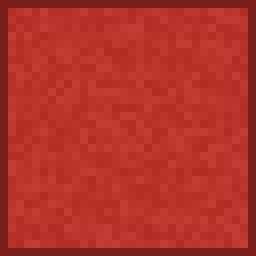
#> input picture tools/tex_src/bumper_face.png, 32 x 32 px (shown 8 times larger); its folder holds 4 pictures in this run
$ python gen_hd_upgrade.py
#> lines starting #> are read from the running program, lines starting #| are printed output that depends on the picture; pictures that were not available may be replaced by others from this repository, and a replacement may not be noted
### tools/gen_hd_textures.py
#!/usr/bin/env python3
"""HD (64x64) textures for the Pride Rail power grid machines.

The originals were 16x16 flat colour. Same layouts (the models' UVs don't change), but every
texture is now drawn at 4x: brushed / painted metal, bolts, panel seams, grime, glowing lamps,
lettering. Deterministic (seeded per texture) so rebuilds don't flicker in git.

    python3 tools/gen_hd_textures.py            # writes over textures/blocks/grid_*.png
"""
import math
import os
import random

import numpy as np
from PIL import Image, ImageDraw, ImageFilter, ImageFont

S = 64
OUT = os.path.join(os.path.dirname(__file__), "..", "src/main/resources/assets/irextras/textures/blocks")
FONT_PATHS = ["/usr/share/fonts/TTF/DejaVuSans-Bold.ttf", os.path.expanduser("~/.local/share/fonts/Roboto.ttf")]


# [5 lines left out: function font, not called in this run]


def rng(name):
    return np.random.default_rng(abs(hash(name)) % (2 ** 32))


def rgb(h):
    h = h.lstrip("#")
    return np.array([int(h[i:i + 2], 16) for i in (0, 2, 4)], dtype=np.float32)


def to_img(a):
    return Image.fromarray(np.clip(a, 0, 255).astype(np.uint8), "RGB")


def smooth_noise(r, scale, octaves=3):
    """value noise in [-1, 1], tiles nothing fancy, just soft blotches"""
    out = np.zeros((S, S), np.float32)
    amp, tot = 1.0, 0.0
    for o in range(octaves):
        n = max(2, int(scale * (2 ** o)))
        g = r.uniform(-1, 1, (n + 1, n + 1)).astype(np.float32)
        im = Image.fromarray(((g + 1) * 127.5).astype(np.uint8)).resize((S, S), Image.BICUBIC)
        out += amp * (np.asarray(im, np.float32) / 127.5 - 1)
        tot += amp
        amp *= 0.5
    return out / tot


# [25 lines left out: functions painted, brushed, not called in this run]


def bevel(a, x0, y0, x1, y1, light=1.18, dark=0.62, w=1):
    """raised panel edge: light top/left, dark bottom/right"""
    a[y0:y0 + w, x0:x1] *= light
    a[y0:y1, x0:x0 + w] *= light
    a[y1 - w:y1, x0:x1] *= dark
    a[y0:y1, x1 - w:x1] *= dark


def seam(a, x0, y0, x1, y1):
    """recessed panel line"""
    bevel(a, x0, y0, x1, y1, light=0.6, dark=1.15)


# [6 lines left out: function bolts, not called in this run]


def corner_bolts(img, m=4):
    bolts(img, [(m, m), (S - 1 - m, m), (m, S - 1 - m), (S - 1 - m, S - 1 - m)])


def text(img, xy, s, px, fill, anchor="mm"):
    d = ImageDraw.Draw(img)
    d.text(xy, s, font=font(px), fill=fill, anchor=anchor)


# [17 lines left out: function glow_disc, not called in this run]


def save(img, name):
    img.save(os.path.join(OUT, name + ".png"))


# ---------------------------------------------------------------------------------------------
# [224 lines left out: functions battery, blade, button, cabinet, cable, copper and 10 more, not called in this run]


# [8 lines that do not run on import are left out]

### tools/gen_hd_upgrade.py
#!/usr/bin/env python3
"""Upgrade every remaining small (16/32 px) IR Extras block texture to 64x64 with real detail.

The originals are kept in tools/tex_src/ (first run copies them there) and are the INPUT every time,
so this can be re-run safely after tweaking. Per texture:
  - pixel-art edges smoothed at 4x, colours kept
  - a material pass (grain, colour drift, grime low down) chosen by name
  - plates/cabinets/signs get a bevelled edge; tiling materials don't (it would show seams)
  - lamps become domed glowing lenses, screens get scanlines + glow, glass gets reflections,
    road signs get retro-reflective sheeting
Alpha is preserved (contact wire, crossbuck cut-outs, glass).
"""
import os
import shutil
import sys

import numpy as np
from PIL import Image, ImageDraw, ImageFilter

sys.path.insert(0, os.path.dirname(__file__))
from gen_hd_textures import S, rng, smooth_noise, glow_disc, bevel  # noqa: E402

HERE = os.path.dirname(os.path.abspath(__file__))
TEX = os.path.join(HERE, "..", "src/main/resources/assets/irextras/textures/blocks")
SRC = os.path.join(HERE, "tex_src")

# tile seamlessly across big surfaces: no bevel, no top/bottom grime gradient
TILING = {"concrete", "galvanized", "stainless", "steel", "post_metal", "post_wood", "drumwood", "ohle", "ohle_concrete",
          "ohle_dark", "ohle_galv", "ohle_wire", "contactwire", "pit", "silo", "psd_alu", "psd_rubber", "scale_deck",
          "checker", "hazard", "psd_hazard", "redband", "insulated_joint", "bumper_steel", "blackboard"}
SIGNS = {"crossbuck", "sign_crossbuck", "milepost", "sign_mile", "sign_speed", "sign_speed_plate", "speed_sign",
         "sign_white", "sign_w", "whistle_post", "limitdisc", "idplate", "switch_target", "derail"}
SCREENS = {"sdc_screen", "aei_panel"}
LAMPS = {"psd_lamp_green": (60, 235, 110), "psd_lamp_red": (240, 50, 45), "psd_lamp_off": None}
WOOD = {"post_wood", "drumwood"}
CONCRETE = {"concrete", "ohle_concrete", "pit", "silo"}
METAL = {"galvanized", "stainless", "steel", "post_metal", "ohle", "ohle_galv", "ohle_dark", "psd_alu", "bumper_steel",
         "scale_deck", "ohle_plate", "cabinet", "cabinetdark", "relay_case", "scale_case", "switch_stand", "track_circuit",
         "speaker", "bumper", "bumper_face", "psd_header"}


def smooth_up(img):
    """pixel art -> 64 px with rounded stair-steps but crisp colour areas"""
    rgb = img.convert("RGBA")
#> rgb is the input picture: PIL image 32x32 RGBA; mean R, G, B, A 177.4, 50.5, 41, 255
    up = rgb.resize((S, S), Image.NEAREST)
    a = up.split()[3]
#> a: PIL image 64x64 L; every value is 255
    col = up.convert("RGB").filter(ImageFilter.GaussianBlur(0.9)).filter(ImageFilter.UnsharpMask(1.2, 160, 1))
    a = a.filter(ImageFilter.GaussianBlur(0.7)).point(lambda v: 255 if v > 110 else 0)
    return col, a


def material(arr, name):
    r = rng("hd-" + name)
    n = smooth_noise(r, 3)
#> the loop in smooth_noise, `for o in range(octaves):` made 3 passes
#> pass 1, in smooth_noise, `im = Image.fromarray(((g + 1) * 127.5).astype(np.uint8)).resize((S, S)..`:
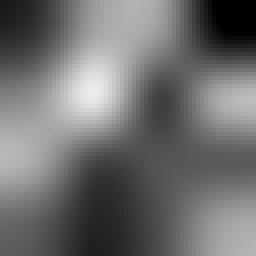
#> im: PIL image 64x64 L (shown 4 times larger); min 0, max 236, mean 110.7
#> after the loop in smooth_noise, `for o in range(octaves):`:
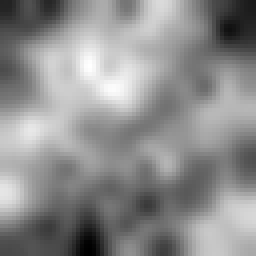
#> out: shape (64, 64) float32 (shown 4 times larger); min -1.4, max 0.932, mean -0.102; drawn with min black and max white
#> after the loop in smooth_noise, `for o in range(octaves):`: amp = 0.125; tot = 1.75
    grain = r.standard_normal((S, S)).astype(np.float32)
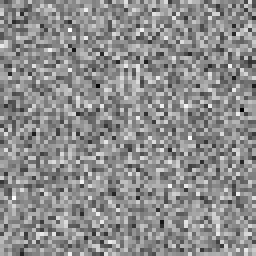
#> grain: shape (64, 64) float32 (shown 4 times larger); min -3.75, max 3.05, mean 0.0212; drawn with min black and max white
    if name in CONCRETE:
        arr *= (1 + 0.07 * n + 0.06 * grain)[..., None]
        pits = r.random((S, S)) < 0.025
        arr[pits] *= 0.72
    elif name in WOOD:
        rows = np.sin(np.linspace(0, 22, S)[:, None] + 2.5 * smooth_noise(r, 2)) * 0.07
        arr *= (1 + rows + 0.03 * grain)[..., None]
    elif name in METAL:
        streak = np.convolve(r.standard_normal(S), np.ones(4) / 4, mode="same").astype(np.float32)
#> streak = 64 values, max 0.773 at index 11, min -1.22 at index 52, mean 0.0533
        arr *= (1 + 0.035 * streak[None, :] + 0.05 * n + 0.015 * grain)[..., None]
    else:
        arr *= (1 + 0.04 * n + 0.02 * grain)[..., None]
    if name not in TILING:
        ys = np.linspace(0, 1, S)[:, None]
        dirt = np.clip(smooth_noise(r, 4) * 0.5 + ys - 0.45, 0, 1)
#> call 2 of smooth_noise, with scale = 4, octaves = 3
#> the loop in smooth_noise (call 2), `for o in range(octaves):` made 3 passes
#> pass 1, in smooth_noise (call 2), `im = Image.fromarray(((g + 1) * 127.5).astype(np.uint8)).resize((S, S)..`:
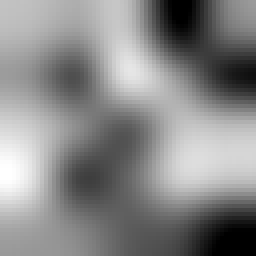
#> im: PIL image 64x64 L (shown 4 times larger); min 0, max 255, mean 136.1
#> after the loop in smooth_noise (call 2), `for o in range(octaves):`:
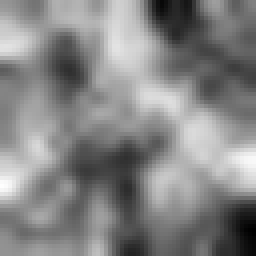
#> out: shape (64, 64) float32 (shown 4 times larger); min -1.36, max 1.25, mean 0.00269; drawn with min black and max white
#> after the loop in smooth_noise (call 2), `for o in range(octaves):`: amp = 0.125; tot = 1.75
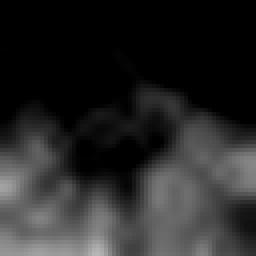
#> dirt: shape (64, 64) float64 (shown 4 times larger); min 0, max 0.717, mean 0.157
        arr *= (1 - 0.14 * dirt)[..., None]
    return arr


def retro_sheeting(arr, name):
    """the faint prismatic dot grid of road-sign reflective film"""
    yy, xx = np.mgrid[0:S, 0:S]
    dots = ((xx % 4 == 1) & (yy % 4 == 1)) | ((xx % 4 == 3) & (yy % 4 == 3))
    arr[dots] *= 1.06
    yy2 = np.linspace(-1, 1, S)
    sheen = np.clip(1 - np.abs(yy[..., None] / S - xx[..., None] / S), 0, 1) * 0
    return arr + sheen


def screen(arr):
    arr[::2] *= 0.82
    glow = np.asarray(Image.fromarray(np.clip(arr, 0, 255).astype(np.uint8)).filter(ImageFilter.GaussianBlur(2.2)), np.float32)
    return arr + glow * 0.35


def glass(img, a):
    arr = np.asarray(img, np.float32)
    yy, xx = np.mgrid[0:S, 0:S]
    band = np.clip(1 - np.abs((xx * 0.6 + yy) - 30) / 6, 0, 1) + 0.6 * np.clip(1 - np.abs((xx * 0.6 + yy) - 48) / 3, 0, 1)
    arr = arr + band[..., None] * 70
    arr[0:2] *= 1.25
    alpha = np.asarray(a, np.float32)
    alpha = np.clip(alpha * 0.55 + band * 70, 0, 255)
    return Image.fromarray(np.clip(arr, 0, 255).astype(np.uint8)), Image.fromarray(alpha.astype(np.uint8))


def lamp(name, col):
    base = np.ones((S, S, 3), np.float32) * np.array([45, 47, 52], np.float32)
    base *= (1 + 0.04 * smooth_noise(rng(name), 3))[..., None]
    bevel(base, 0, 0, S, S, w=2)
    img = Image.fromarray(np.clip(base, 0, 255).astype(np.uint8))
    glow_disc(img, 32, 32, 22, col if col else (70, 74, 80), on=col is not None)
    return img


def upgrade(fn):
    name = fn[:-4]
    src = os.path.join(SRC, fn)
    if name in LAMPS:
        lamp(name, LAMPS[name]).save(os.path.join(TEX, fn))
        return
    col, a = smooth_up(Image.open(src))
    if name == "psd_glass":
        col, a = glass(col, a)
        out = col.convert("RGBA")
        out.putalpha(a)
        out.save(os.path.join(TEX, fn))
        return
    arr = material(np.asarray(col, np.float32).copy(), name)
    if name in SIGNS:
        arr = retro_sheeting(arr, name)
    if name in SCREENS:
        arr = screen(arr)
    if name not in TILING:
        bevel(arr, 0, 0, S, S, light=1.12, dark=0.7, w=1)
#> in bevel, `a[y0:y1, x0:x0 + w] *= light`: a: shape (64, 64, 3) float32; mean of channels 0, 1, 2 173.8, 49.5, 40.2
#> in bevel, `a[y1 - w:y1, x0:x1] *= dark`: a: shape (64, 64, 3) float32; mean of channels 0, 1, 2 173.4, 49.4, 40.1
#> in bevel, `a[y0:y1, x1 - w:x1] *= dark`: a: shape (64, 64, 3) float32; mean of channels 0, 1, 2 172.9, 49.3, 40
    out = Image.fromarray(np.clip(arr, 0, 255).astype(np.uint8)).convert("RGBA")
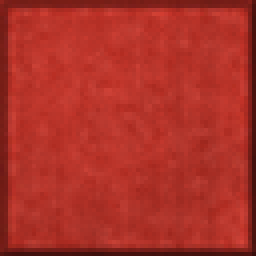
#> out: PIL image 64x64 RGBA (shown 4 times larger); mean R, G, B, A 172.4, 48.8, 39.5, 255
    out.putalpha(a)
    out.save(os.path.join(TEX, fn))


def main():
    os.makedirs(SRC, exist_ok=True)
    todo = []
    for fn in sorted(os.listdir(TEX)):
        if not fn.endswith(".png") or fn.startswith("grid_"):
            continue
        keep = os.path.join(SRC, fn)
        if not os.path.exists(keep):
            if Image.open(os.path.join(TEX, fn)).size[0] > 32:
                continue                                   # already HD (the 512 px boards etc.)
            shutil.copy2(os.path.join(TEX, fn), keep)
        todo.append(fn)
    for fn in todo:
        upgrade(fn)
    print("upgraded %d textures to %dx%d" % (len(todo), S, S))


if __name__ == "__main__":
    main()
